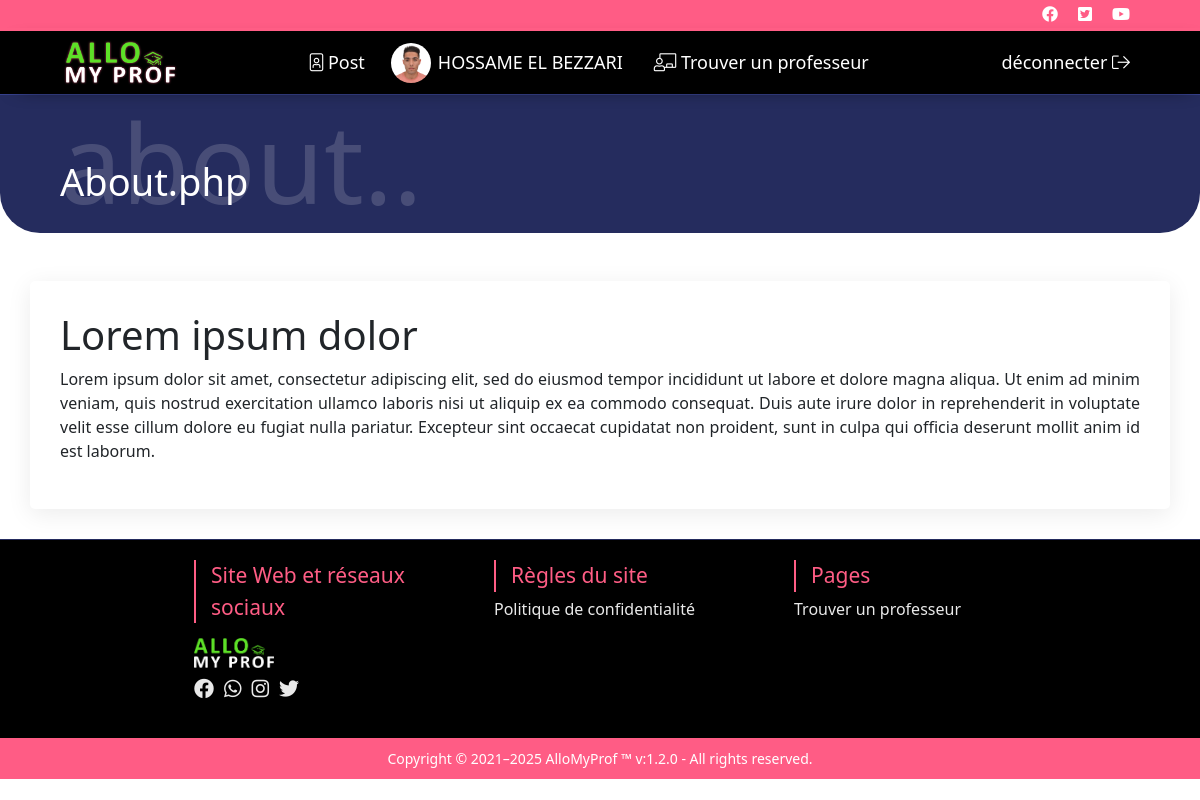
Page /about.php (signed in) on the committed database.
### tables this page shows
CREATE TABLE `teacher` (
  `id_teacher` int(11) NOT NULL,
  `email` varchar(200) NOT NULL,
  `password` varchar(200) NOT NULL,
  `date` date NOT NULL DEFAULT current_timestamp(),
  `time` time NOT NULL DEFAULT current_timestamp(),
  `id_ville` int(11) DEFAULT NULL,
  `id_country` int(11) DEFAULT NULL,
  `xs` text NOT NULL
);

CREATE TABLE `profile` (
  `id_profile` int(11) NOT NULL,
  `id_teacher` int(11) NOT NULL,
  `src` varchar(200) NOT NULL
);

CREATE TABLE `infoteacher` (
  `id_teacher` int(11) NOT NULL,
  `fullname` varchar(200) NOT NULL,
  `description` varchar(200) NOT NULL,
  `price` double NOT NULL,
  `tel` varchar(100) NOT NULL
);

CREATE TABLE `about` (
  `id_about` int(11) NOT NULL,
  `title` varchar(150) NOT NULL,
  `text` text NOT NULL,
  `lang` varchar(10) NOT NULL DEFAULT 'en'
);

CREATE TABLE `site` (
  `id_site` int(11) NOT NULL,
  `site` varchar(20) NOT NULL,
  `dateCreation` date NOT NULL,
  `telephone` varchar(20) NOT NULL,
  `email` varchar(100) NOT NULL,
  `on_off` tinyint(1) NOT NULL
);

### class/function/security.php (called while the page is built, shortened)
<?php
    function XsToId(){
        include 'configure/database.php';
        $xs = $_COOKIE['xs'];
        $select = $database->prepare("SELECT id_teacher FROM teacher  WHERE xs = '$xs'");
        $select->execute();
        return $select->fetch()['id_teacher'];
    }
?>

### class/function/teacher.php (called while the page is built, shortened)
<?php
    function GetTeacher($id){
        include 'configure/database.php';
        $select = $database->prepare("SELECT t.id_teacher as id_teacher , t.email as email , c.id_country as id_country , i.fullname as fullname , i.description as description , i.price as price , i.tel as tel , v.ville as ville , v.id_ville as id_ville , c.src as src  FROM teacher t , infoteacher i , ville v , country c WHERE t.id_teacher = i.id_teacher and v.id_ville = t.id_ville AND c.id_country = t.id_country and t.id_teacher = '$id'");
        $select->execute();
        return $select->fetch();
    }
    function CheckIsInfoComplaite($id){
        include 'configure/database.php';
        $select = $database->prepare("SELECT * FROM `infoteacher` WHERE id_teacher = '$id'");
        $select->execute();
        $c = 0;
        if($select->rowCount() > 0){
            $c++;
        }
        $select = $database->prepare("SELECT * FROM `profile` WHERE id_teacher = '$id'");
        $select->execute();
        if($select->rowCount() > 0){
            $c++;
        }
        if($c == 2){
            return true;
        }else{
            return false;
        }
    }
?>

### lang/fr.php (called while the page is built, shortened)
<?php
    function text($key){
        return $lang[$key];
    }
?>

### class/function/profiles.php (called while the page is built, shortened)
<?php
    function ifProfileValide($id){
        include 'configure/database.php';
        $select = $database->prepare("SELECT * FROM profile where id_teacher = '$id'");
        $select->execute();
        if($select->rowCount() > 0){
            return true;
        }else{
            return false;
        }
    }
    function GetProfileImage($id){
        include 'configure/database.php';
        $select = $database->prepare("SELECT * FROM profile where id_teacher = '$id' ORDER BY id_profile DESC");
        $select->execute();
        if($select->rowCount() > 0){
            return $select->fetch()['src'];
        }else{
            return 'imagesAno.png';
        }
    }
?>

### class/function/site.php (called while the page is built, shortened)
<?php
    function GetSiteName($searche){
        include 'configure/database.php';
        $select = $database->prepare("SELECT $searche FROM site");
        $select->execute();
        return $select->fetch()[$searche];
    }
    function GetABout($lang){
        include 'configure/database.php';
        $select = $database->prepare("SELECT * FROM `about` WHERE lang = '$lang'");
        $select->execute();
        return $select->fetch();
    }
?>

### about.php (the view, shortened to what this page needs)
<?php
    include 'configure/configurate.php';
?>
<!DOCTYPE html>
<html lang="en" <?php  ?> >
<head>
    <link rel="stylesheet" href="themes/plugin/fontawesome-pro-5.15.3-web/css/all.css">
    <link href='https://unpkg.com/boxicons@2.0.9/css/boxicons.min.css' rel='stylesheet'>
    <link href="themes/plugin/bootstrap/css/bootstrap.min.css" type="text/css" rel="stylesheet" />
    <link href="themes/font/style_font.css" type="text/css" rel="stylesheet" />
    <link href="themes/css/nav_one.css" type="text/css" rel="stylesheet" />
    <link href="themes/css/nav_two.css" type="text/css" rel="stylesheet" />
    <link href="themes/css/home.css" type="text/css" rel="stylesheet" />
    <link href="themes/css/box_CommandVille.css" type="text/css" rel="stylesheet" />
        <link rel="stylesheet" href="themes/css/box_footer_one.css">
        <link rel="stylesheet" href="themes/css/box_footer_two.css">
        <link rel="stylesheet" href="themes/css/faq.css">
</head>
<body>
    <?php include 'includes/elements/nav_one.php';?>
    <?php include 'includes/elements/nav_two.php';?>
    <?php include 'includes/elements/nav_three.php';?>
    <div class="container">
        <div class="row mt-5 justify-content-between">
            <div class="col-12 col-sm-12 boxFaq blog_box">
                <h1 class="titlePub" ><?php echo GetAbout($lang)['title'];?></h1>
                <p><?php echo GetAbout($lang)['text'];?></p>
            </div>
        </div>
    </div>
    <?php include 'includes/elements/footer_two.php';?>
    <?php include 'includes/elements/footer_one.php';?>
</body>
</html>

### includes/elements/nav_two.php (shortened to what this page needs)
<nav class="nav_two">
    <a class="logo" href="index">
        <img class="imageLogo" src="assets/images/material/LOGO.png" alt="">
    </a>
    <ul class="menuC" id="menuC">
    <?php if(!empty($_COOKIE['xs'])){
            if(CheckIsInfoComplaite(XsToId()) == true and !empty($_COOKIE['xs']) and !empty($_COOKIE['id_teacher']) ){ ?>
            <li><a href="teacher?id=<?php echo XsToId(); ?>"><i class="fal fa-portrait"></i> <?php echo text('mypost');?></a></li>
        <?php }
            if(CheckIsInfoComplaite(XsToId()) == true ){
                if(ifProfileValide(XsToId())){ ?>
                    <li>
                        <a class="LinProfile" href="user">
                            <div class="Profile">
                                <img src="assets/upload/profiles/<?php echo GetProfileImage(XsToId());?>" class="imgProfile">
                                <p><?php echo strtoupper(GetTeacher(XsToId())['fullname']);?></p>
                            </div>
                        </a
                    ></li>
            <?php }else{ ?>
                    <li><div class="ProfileLetter"><?php echo GetProfileLettre(XsToId());?></div></li>
                <?php }
            }
    }
             ?>
        <li><a href="recherche"><i class="fal fa-chalkboard-teacher"></i> <?php echo text('getteacher');?></a></li>
    </ul>
    <?php
            if(!empty($_COOKIE['xs']) and !empty($_COOKIE['id_teacher'])){ ?>
                <a  class="btnlogout" href="logout"><?php echo text('logout');?> <i class="fal fa-sign-out"></i></a>
            <?php } ?>
</nav>

### includes/elements/footer_one.php
<footer class="footerOne">
    <p>Copyright © 2021–<?php echo date("Y");?> <?php echo GetSiteName('site');?> ™ v:1.2.0 - All rights reserved.</p>
</footer>

### themes/css/nav_two.css (style rules this page uses)
.nav_two { width: 100%; padding: 8px 5%; border-top: 3px solid #ff5d85; background-color: #ffffff85; margin: 0; display: flex; justify-content: space-between; align-items: center; top: 0; left: 0; position: sticky; z-index: 99; box-shadow: 5px 5px 20px -14px #000; backdrop-filter: blur(20px); background-color: black; }
.nav_two .logo img { height: 47px; padding: 3px 6px; }
.menuC { display: flex; justify-content: space-between; align-items: center; margin: 0; padding-left: 0 !important; }
.menuC li a { margin-right: 20px; }
.imageLogo { filter: drop-shadow(0px 0px 1px #ff5d85b8); }
.menuC li, .LoginProfi li { list-style-type: none; margin-left: 6px; }
.nav_two a { text-decoration: none; color: #ffffff; font-size: 18px; margin-right: 10px; }
.Profile img { width: 40px; height: 40px; background-color: #b9399d; text-align: center; align-items: center; justify-content: center; display: flex; border-radius: 99px; font-size: 28px; color: white; margin-right: 7px; object-fit: cover; object-position: center; }
.LinProfile { text-decoration: none; display: block; }
.Profile { display: flex; align-items: center; }
.Profile p { margin: 0; margin-right: 5px; }
.btnlogout { align-items: center; }

### themes/css/box_footer_one.css (style rules this page uses)
.footerOne { background-color: hsl(345deg 100% 63% / 86%); width: 100%; padding: 10px; display: flex; justify-content: center; align-items: center; }
.footerOne p { margin: 0; color: #fff; font-size: 14px; }

### themes/css/faq.css (style rules this page uses)
body , * { margin: 0; padding: 0; }
.footerOne { width: -webkit-fill-available; }
.nav_two { width: -webkit-fill-available; }
.boxFaq { background: rgb(255, 255, 255); box-shadow: rgb(0 0 0 / 8%) 0px 5px 25px; border-radius: 5px; padding: 30px; }
.boxFaq p { text-align: justify; text-justify: inter-word; }

### rows in the picture
teacher: id_teacher.src (picture), id_teacher.fullname "HOSSAME EL BEZZARI"
about: title "Lorem ipsum dolor", text "Lorem ipsum dolor sit amet, consectetur adipiscing elit, sed do eiusmod tempor incididunt ut labore et dolore magna aliqua. Ut enim ad minim veniam, quis nostrud exercitation ullamco laboris nisi ut aliquip ex ea commodo consequat. Duis aute irure dolor in reprehenderit in voluptate velit esse cillum dolore eu fugiat nulla pariatur. Excepteur sint occaecat cupidatat non proident, sunt in culpa qui officia deserunt mollit anim id est laborum."
site: site "AlloMyProf"

### other values in the picture
text('mypost') "Post"
text('getteacher') "Trouver un professeur"
text('logout') "déconnecter"
mb_strimwidth($b[0], 0, 7, "..") "about.."
HEADER_MY_PAGE "About.php"
text('Websiteandsocialmedia') "Site Web et réseaux sociaux"
text('SiteRules') "Règles du site"
text('Privacy&policity') "Politique de confidentialité"
text('pages') "Pages"
